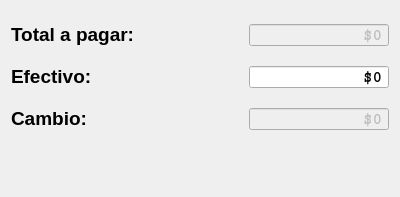
<?xml version="1.0" encoding="UTF-8"?>
<ui version="4.0">
 <class>CashDialog</class>
 <widget class="QDialog" name="CashDialog">
  <property name="geometry">
   <rect>
    <x>0</x>
    <y>0</y>
    <width>400</width>
    <height>197</height>
   </rect>
  </property>
  <property name="windowTitle">
   <string>Dialog</string>
  </property>
  <layout class="QVBoxLayout" name="verticalLayout">
   <item>
    <layout class="QHBoxLayout" name="horizontalLayout">
     <item>
      <widget class="QLabel" name="label_2">
       <property name="text">
        <string>&lt;html&gt;&lt;head/&gt;&lt;body&gt;&lt;p&gt;&lt;span style=&quot; font-size:14pt; font-weight:600;&quot;&gt;Total a pagar:&lt;/span&gt;&lt;/p&gt;&lt;/body&gt;&lt;/html&gt;</string>
       </property>
       <property name="alignment">
        <set>Qt::AlignLeading|Qt::AlignLeft|Qt::AlignVCenter</set>
       </property>
      </widget>
     </item>
     <item>
      <spacer name="horizontalSpacer_3">
       <property name="orientation">
        <enum>Qt::Horizontal</enum>
       </property>
       <property name="sizeType">
        <enum>QSizePolicy::Fixed</enum>
       </property>
       <property name="sizeHint" stdset="0">
        <size>
         <width>95</width>
         <height>20</height>
        </size>
       </property>
      </spacer>
     </item>
     <item>
      <widget class="QSpinBox" name="spinBoxTotal">
       <property name="enabled">
        <bool>false</bool>
       </property>
       <property name="minimumSize">
        <size>
         <width>140</width>
         <height>24</height>
        </size>
       </property>
       <property name="maximumSize">
        <size>
         <width>140</width>
         <height>24</height>
        </size>
       </property>
       <property name="font">
        <font>
         <family>Courier</family>
         <pointsize>12</pointsize>
         <weight>75</weight>
         <bold>true</bold>
        </font>
       </property>
       <property name="alignment">
        <set>Qt::AlignRight|Qt::AlignTrailing|Qt::AlignVCenter</set>
       </property>
       <property name="buttonSymbols">
        <enum>QAbstractSpinBox::NoButtons</enum>
       </property>
       <property name="showGroupSeparator" stdset="0">
        <bool>true</bool>
       </property>
       <property name="prefix">
        <string>$</string>
       </property>
       <property name="maximum">
        <number>999999999</number>
       </property>
       <property name="singleStep">
        <number>0</number>
       </property>
      </widget>
     </item>
    </layout>
   </item>
   <item>
    <layout class="QHBoxLayout" name="horizontalLayout_2">
     <item>
      <widget class="QLabel" name="label_3">
       <property name="text">
        <string>&lt;html&gt;&lt;head/&gt;&lt;body&gt;&lt;p&gt;&lt;span style=&quot; font-size:14pt; font-weight:600;&quot;&gt;Efectivo:&lt;/span&gt;&lt;/p&gt;&lt;/body&gt;&lt;/html&gt;</string>
       </property>
      </widget>
     </item>
     <item>
      <spacer name="horizontalSpacer">
       <property name="orientation">
        <enum>Qt::Horizontal</enum>
       </property>
       <property name="sizeType">
        <enum>QSizePolicy::Fixed</enum>
       </property>
       <property name="sizeHint" stdset="0">
        <size>
         <width>138</width>
         <height>20</height>
        </size>
       </property>
      </spacer>
     </item>
     <item>
      <widget class="QSpinBox" name="spinBoxEfectivo">
       <property name="minimumSize">
        <size>
         <width>140</width>
         <height>24</height>
        </size>
       </property>
       <property name="maximumSize">
        <size>
         <width>140</width>
         <height>24</height>
        </size>
       </property>
       <property name="font">
        <font>
         <family>Courier</family>
         <pointsize>12</pointsize>
         <weight>75</weight>
         <bold>true</bold>
        </font>
       </property>
       <property name="alignment">
        <set>Qt::AlignRight|Qt::AlignTrailing|Qt::AlignVCenter</set>
       </property>
       <property name="buttonSymbols">
        <enum>QAbstractSpinBox::NoButtons</enum>
       </property>
       <property name="showGroupSeparator" stdset="0">
        <bool>true</bool>
       </property>
       <property name="prefix">
        <string>$</string>
       </property>
       <property name="maximum">
        <number>999999999</number>
       </property>
       <property name="singleStep">
        <number>0</number>
       </property>
      </widget>
     </item>
    </layout>
   </item>
   <item>
    <layout class="QHBoxLayout" name="horizontalLayout_3">
     <item>
      <widget class="QLabel" name="label_4">
       <property name="text">
        <string>&lt;html&gt;&lt;head/&gt;&lt;body&gt;&lt;p&gt;&lt;span style=&quot; font-size:14pt; font-weight:600;&quot;&gt;Cambio:&lt;/span&gt;&lt;/p&gt;&lt;/body&gt;&lt;/html&gt;</string>
       </property>
      </widget>
     </item>
     <item>
      <spacer name="horizontalSpacer_2">
       <property name="orientation">
        <enum>Qt::Horizontal</enum>
       </property>
       <property name="sizeType">
        <enum>QSizePolicy::Fixed</enum>
       </property>
       <property name="sizeHint" stdset="0">
        <size>
         <width>148</width>
         <height>17</height>
        </size>
       </property>
      </spacer>
     </item>
     <item>
      <widget class="QSpinBox" name="spinBoxCambio">
       <property name="enabled">
        <bool>false</bool>
       </property>
       <property name="minimumSize">
        <size>
         <width>140</width>
         <height>24</height>
        </size>
       </property>
       <property name="maximumSize">
        <size>
         <width>140</width>
         <height>24</height>
        </size>
       </property>
       <property name="font">
        <font>
         <family>Courier</family>
         <pointsize>12</pointsize>
         <weight>75</weight>
         <bold>true</bold>
        </font>
       </property>
       <property name="alignment">
        <set>Qt::AlignRight|Qt::AlignTrailing|Qt::AlignVCenter</set>
       </property>
       <property name="buttonSymbols">
        <enum>QAbstractSpinBox::NoButtons</enum>
       </property>
       <property name="showGroupSeparator" stdset="0">
        <bool>true</bool>
       </property>
       <property name="prefix">
        <string>$</string>
       </property>
       <property name="maximum">
        <number>999999999</number>
       </property>
       <property name="singleStep">
        <number>0</number>
       </property>
      </widget>
     </item>
    </layout>
   </item>
   <item>
    <layout class="QHBoxLayout" name="horizontalLayout_4">
     <item>
      <spacer name="horizontalSpacer_4">
       <property name="orientation">
        <enum>Qt::Horizontal</enum>
       </property>
       <property name="sizeHint" stdset="0">
        <size>
         <width>258</width>
         <height>20</height>
        </size>
       </property>
      </spacer>
     </item>
     <item>
      <widget class="QPushButton" name="pushButtonOk">
       <property name="text">
        <string/>
       </property>
       <property name="icon">
        <iconset resource="images.qrc">
         <normaloff>:/images/if_Ok_131848.png</normaloff>:/images/if_Ok_131848.png</iconset>
       </property>
       <property name="iconSize">
        <size>
         <width>48</width>
         <height>48</height>
        </size>
       </property>
       <property name="flat">
        <bool>true</bool>
       </property>
      </widget>
     </item>
    </layout>
   </item>
  </layout>
 </widget>
 <resources>
  <include location="images.qrc"/>
 </resources>
 <connections/>
</ui>
